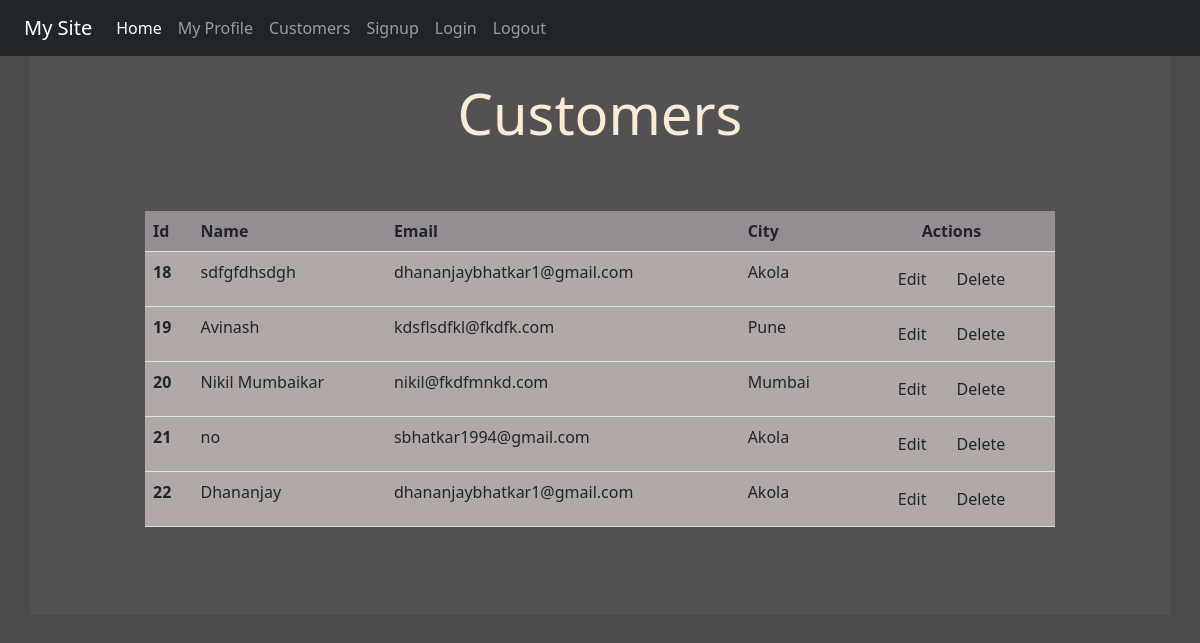
Page /customer/ (signed in) on the earlier database version.
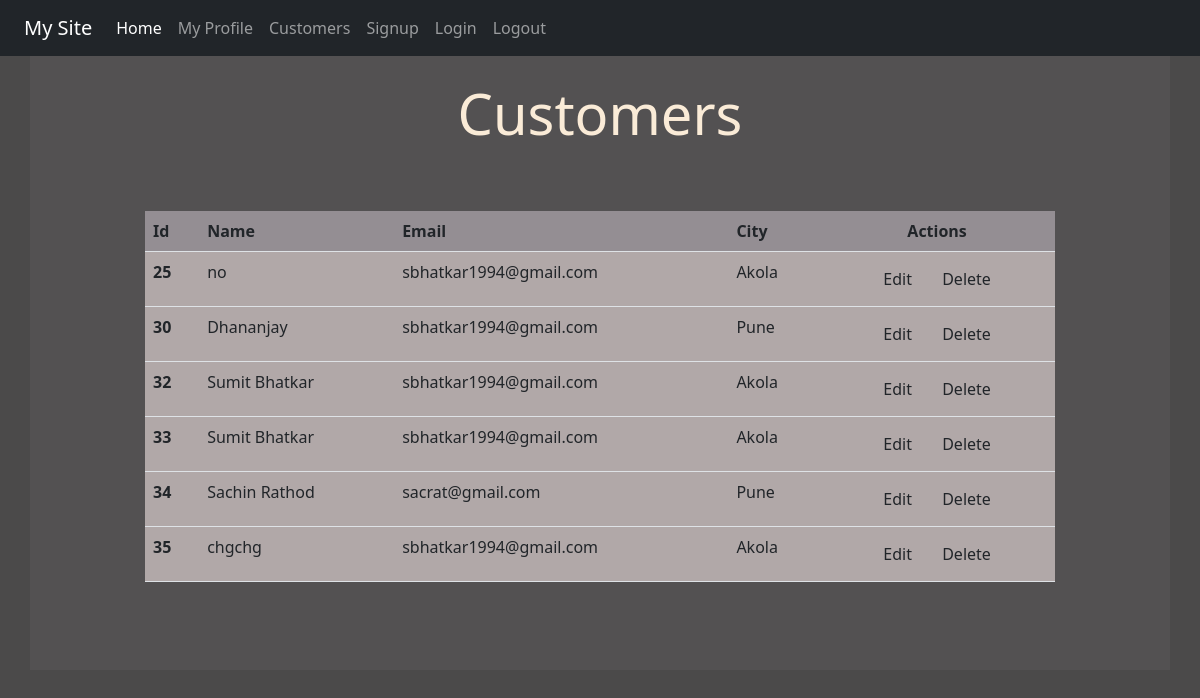
Same page on the later database version.
### reg/models.py (models this page shows)
class Customer(models.Model):
    name=models.CharField(max_length=70)
    email=models.EmailField(max_length=100)
    city=models.CharField(max_length=10)

### reg/views.py (the view)
# urls.py: path('customer/', views.Customers, name='customer'),
def Customers(request):
    if request.user.is_authenticated:
        cust = Customer.objects.all()
        return render(request, 'reg/customer.html',{'name':request.user, 'stu':cust})
    else:
        return HttpResponseRedirect('/login/')

### reg/templates/reg/customer.html (shortened to what this page needs)
{% extends 'reg/base.html' %}
{% block content %}
<div class="jumbotron jumbotron-fluid jumbo-color">
<div class=" col-sm-12">
    <div class="container">
        <br>
        <div class="d-flex align-items-center justify-content-center" >
            <br>
            <br>
            <br>
            {% if stu %}
            <div class="col-sm-10">
                <h3 class="text-center display-4 font-weight-bold">Customers</h3>
                <br>
                <br>
                <table class="table ">
                    <thead class=" thead-dark">
                        <tr class="tablecolor2">
                            <th scope="col">Id</th>
                            <th scope="col">Name</th>
                            <th scope="col">Email</th>
                            <th scope="col">City</th>
                            <th scope="col" class="text-center">Actions</th>
                        </tr>
                    </thead>
                    <tbody>
                        {% for st in stu %}
                        <tr class="tablecolor1">
                            <th scope="row">{{ st.id }}</th>
                            <td>{{ st.name }}</td>
                            <td>{{ st.email }}</td>
                            <td>{{ st.city }}</td>
                            <td class="text-center"><a href="{%  url 'viewdata' st.id %}" class="btn ">Edit</a>
                                <form action="{% url 'deletedata' st.id %}" method="POST" class="d-inline ">
                                    <input type="submit" class="btn" onclick="return confirm('Do you really want to delete?');" value="Delete" >
                                </form>
                            </td>
                        </tr>
                        {% endfor %}
                    </tbody>
                </table>
            {% else %}
            <br>
            <br>
                <h4 class=" text-center "> Add Customers to View</h4>
            </div>
            {% endif %}
        </div>
    </div>
</div>
<br><br> <br>
</div>
{% endblock content %}

### reg/templates/reg/base.html (shortened to what this page needs)
<!DOCTYPE html>
{% load static %}
<html lang="en">
<head>
	<link rel="stylesheet" href="https://use.fontawesome.com/releases/v5.6.1/css/all.css"
>
	<link rel="stylesheet" href=" {% static 'reg/css/bootstrap.min.css'%}">
	<link rel="stylesheet" href=" {% static 'reg/css/style.css'%}">
</head>
<body>
	<div class="container-fluid bg-dark">
		{% include 'reg/navbar.html' %}
	</div>
	<div class="container">
		<div class="row">
			{% block content %}
			{% endblock content %}
		</div>
	</div>
</body>
</html>

### reg/templates/reg/navbar.html (shortened to what this page needs)
<nav class="navbar navbar-expand-md navbar-dark bg-dark">
    <div class="container-fluid">
      <a class="navbar-brand" href="/">My Site</a>
      <div class="collapse navbar-collapse" id="navbarNavAltMarkup">
        <div class="navbar-nav">
          <a class="nav-link active" aria-current="page" href="/">Home</a>
          <a class="nav-link" href="{% url 'profile' %}">My Profile</a>
          <a class="nav-link" href="{% url 'customer' %}">Customers</a>
          <a class="nav-link" href="{% url 'signup'%}">Signup</a>
          <a class="nav-link" href="{% url 'login' %}">Login</a>
          <a class="nav-link" href="{% url 'logout' %}">Logout</a>
        </div>
      </div>
    </div>
  </nav>

### reg/static/reg/css/style.css (style rules this page uses)
body { background-color:rgb(75,74,74); color: antiquewhite; }
.jumbo-color { background-color:rgb(83,81,82); }
.tablecolor2 { background-color: rgb(148, 142, 147) }
.tablecolor1 { background-color: rgb(177, 168, 168) }

Differences in the rows shown:
removed Customer: id "18", name "sdfgfdhsdgh", email "dhananjaybhatkar1@gmail.com", city "Akola"
removed Customer: id "19", name "Avinash", email "kdsflsdfkl@fkdfk.com", city "Pune"
removed Customer: id "20", name "Nikil Mumbaikar", email "nikil@fkdfmnkd.com", city "Mumbai"
removed Customer: id "21", name "no", email "sbhatkar1994@gmail.com", city "Akola"
removed Customer: id "22", name "Dhananjay", email "dhananjaybhatkar1@gmail.com", city "Akola"
added Customer: id "25", name "no", email "sbhatkar1994@gmail.com", city "Akola"
added Customer: id "30", name "Dhananjay", email "sbhatkar1994@gmail.com", city "Pune"
added Customer: id "32", name "Sumit Bhatkar", email "sbhatkar1994@gmail.com", city "Akola"
added Customer: id "33", name "Sumit Bhatkar", email "sbhatkar1994@gmail.com", city "Akola"
added Customer: id "34", name "Sachin Rathod", email "sacrat@gmail.com", city "Pune"
added Customer: id "35", name "chgchg", email "sbhatkar1994@gmail.com", city "Akola"
